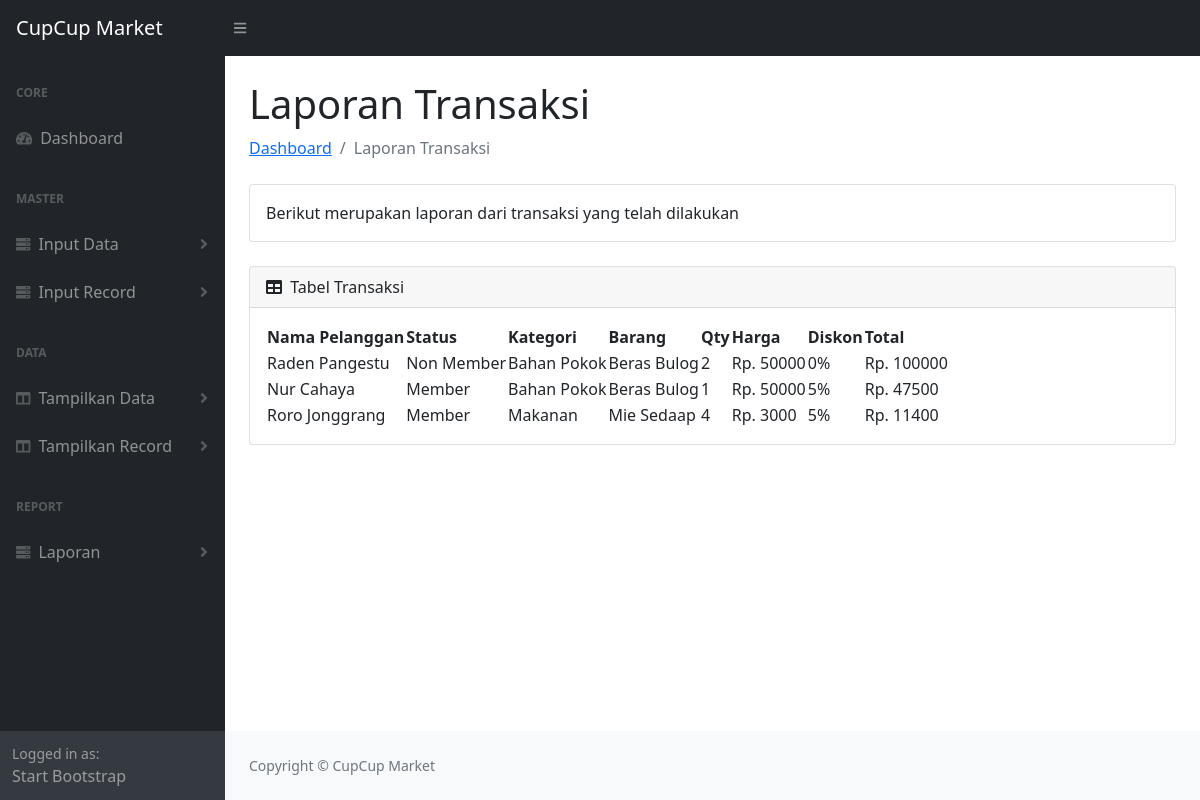
Screenshot of /laporan_transaksi.php with the database file from the repository.
### tables this page shows
CREATE TABLE `tb_transaksi` (
  `id_transaksi` int(11) NOT NULL,
  `nama_transaksi` varchar(100) NOT NULL,
  `tgl_transaksi` date NOT NULL,
  `harga` int(11) NOT NULL,
  `qty` int(11) NOT NULL,
  `id_barang` int(11) NOT NULL,
  `diskon` int(11) NOT NULL,
  `id_pelanggan` int(11) NOT NULL
);

CREATE TABLE `tb_pelanggan` (
  `id_pelanggan` int(11) NOT NULL,
  `nama_pelanggan` char(20) NOT NULL,
  `no_tlp` varchar(14) NOT NULL,
  `status` char(10) NOT NULL
);

CREATE TABLE `tb_kategori` (
  `id_kategori` int(11) NOT NULL,
  `nama_kategori` varchar(100) NOT NULL
);

CREATE TABLE `tb_barang` (
  `id_barang` int(11) NOT NULL,
  `nama_barang` varchar(100) NOT NULL,
  `kategori_id` int(11) NOT NULL,
  `satuan_id` int(11) NOT NULL
);

### laporan_transaksi.php (the view, shortened to what this page needs)
<!DOCTYPE html>
<html lang="en">
    <?php require_once("header.php");
    require_once("connect.php");?>
    <body class="sb-nav-fixed">
        <nav class="sb-topnav navbar navbar-expand navbar-dark bg-dark">
            <a class="navbar-brand ps-3" href="index.php">CupCup Market</a>
            <button class="btn btn-link btn-sm order-1 order-lg-0 me-4 me-lg-0" id="sidebarToggle" href="#!"><i class="fas fa-bars"></i></button>
        </nav>
        <div id="layoutSidenav">
            <?php require_once("sidenav_bar.php");?>
            <div id="layoutSidenav_content">
                <main>
                    <div class="container-fluid px-4">
                        <h1 class="mt-4">Laporan Transaksi</h1>
                        <ol class="breadcrumb mb-4">
                            <li class="breadcrumb-item"><a href="index.php">Dashboard</a></li>
                            <li class="breadcrumb-item active">Laporan Transaksi</li>
                        </ol>
                        <div class="card mb-4">
                            <div class="card-body">
                                Berikut merupakan laporan dari transaksi yang telah dilakukan
                            </div>
                        </div>
                        <div class="card mb-4">
                            <div class="card-header">
                                <i class="fas fa-table me-1"></i>
                                Tabel Transaksi
                            </div>
                            <div class="card-body">
                                <table id="datatablesSimple">
                                    <thead>
                                        <tr>
                                            <th>Nama Pelanggan</th>
                                            <th>Status</th>
                                            <th>Kategori</th>
                                            <th>Barang</th>
                                            <th>Qty</th>
                                            <th>Harga</th>
                                            <th>Diskon</th>
                                            <th>Total</th>
                                        </tr>
                                    </thead>
                                    <tbody>
                                        <?php
                                        $query = mysqli_query($mysqli,"SELECT * FROM tb_transaksi INNER JOIN tb_barang ON tb_transaksi.id_barang = tb_barang.id_barang INNER JOIN tb_pelanggan ON tb_transaksi.id_pelanggan = tb_pelanggan.id_pelanggan INNER JOIN tb_kategori ON tb_barang.kategori_id = tb_kategori.id_kategori ORDER BY nama_kategori");
                                        while ($data = mysqli_fetch_assoc($query)){
                                            ?> <tr>
                                                <td><?php echo($data['nama_pelanggan']);?></td>
                                                <td><?php echo($data['status']);?></td>
                                                <td><?php echo($data['nama_kategori']);?></td>
                                                <td><?php echo($data['nama_barang']);?></td>
                                                <td><?php echo($data['qty']);?></td>
                                                <td>Rp. <?php echo($data['harga']);?></td>
                                                <td><?php echo($data['diskon']);?>%</td>
                                                <?php $jumlah = $data['harga']*$data['qty'];
                                                $total = $jumlah - ($jumlah*$data['diskon'])/100;?>
                                                <td>Rp. <?php echo($total);?></td>
                                            </tr> <?php
                                        } ?>
                                    </tbody>
                                </table>
                            </div>
                        </div>
                    </div>
                </main>
                <footer class="py-4 bg-light mt-auto">
                    <div class="container-fluid px-4">
                        <div class="d-flex align-items-center justify-content-between small">
                            <div class="text-muted">Copyright &copy; CupCup Market</div>
                        </div>
                    </div>
                </footer>
            </div>
        </div>
    </body>
</html>

### header.php (shortened to what this page needs)
<head>
    <link href="css/styles.css" rel="stylesheet" />
</head>
<body>
    <nav class="sb-topnav navbar navbar-expand navbar-dark bg-dark">
        <a class="navbar-brand ps-3" href="index.php">CupCup Market</a>
        <button class="btn btn-link btn-sm order-1 order-lg-0 me-4 me-lg-0" id="sidebarToggle" href="#!"><i class="fas fa-bars"></i></button>
    </nav>

### sidenav_bar.php (shortened to what this page needs)
<div id="layoutSidenav_nav">
                <nav class="sb-sidenav accordion sb-sidenav-dark" id="sidenavAccordion">
                    <div class="sb-sidenav-menu">
                        <div class="nav">
                            <div class="sb-sidenav-menu-heading">Core</div>
                            <a class="nav-link" href="index.php">
                                <div class="sb-nav-link-icon"><i class="fas fa-tachometer-alt"></i></div>
                                Dashboard
                            </a>
                            <div class="sb-sidenav-menu-heading">Master</div>
                            <a class="nav-link collapsed" href="#" data-bs-toggle="collapse" data-bs-target="#collapseLayouts" aria-expanded="false" aria-controls="collapseLayouts">
                                <div class="sb-nav-link-icon"><i class="fas fa-server"></i></div>
                                Input Data
                                <div class="sb-sidenav-collapse-arrow"><i class="fas fa-angle-down"></i></div>
                            </a>
                            <a class="nav-link collapsed" href="#" data-bs-toggle="collapse" data-bs-target="#collapseLayouts2" aria-expanded="false" aria-controls="collapseLayouts">
                                <div class="sb-nav-link-icon"><i class="fas fa-server"></i></div>
                                Input Record
                                <div class="sb-sidenav-collapse-arrow"><i class="fas fa-angle-down"></i></div>
                            </a>
                            <div class="sb-sidenav-menu-heading">Data</div>
                            <a class="nav-link collapsed" href="#" data-bs-toggle="collapse" data-bs-target="#collapseLayouts3" aria-expanded="false" aria-controls="collapseLayouts">
                                <div class="sb-nav-link-icon"><i class="fas fa-columns"></i></div>
                                Tampilkan Data
                                <div class="sb-sidenav-collapse-arrow"><i class="fas fa-angle-down"></i></div>
                            </a>
                            <a class="nav-link collapsed" href="#" data-bs-toggle="collapse" data-bs-target="#collapseLayouts4" aria-expanded="false" aria-controls="collapseLayouts">
                                <div class="sb-nav-link-icon"><i class="fas fa-columns"></i></div>
                                Tampilkan Record
                                <div class="sb-sidenav-collapse-arrow"><i class="fas fa-angle-down"></i></div>
                            </a>
                            <div class="sb-sidenav-menu-heading">Report</div>
                            <a class="nav-link collapsed" href="#" data-bs-toggle="collapse" data-bs-target="#collapseLayouts5" aria-expanded="false" aria-controls="collapseLayouts">
                                <div class="sb-nav-link-icon"><i class="fas fa-server"></i></div>
                                Laporan
                                <div class="sb-sidenav-collapse-arrow"><i class="fas fa-angle-down"></i></div>
                            </a>
                        </div>
                    </div>
                    <div class="sb-sidenav-footer">
                        <div class="small">Logged in as:</div>
                        Start Bootstrap
                    </div>
                </nav>
            </div>

### rows the page displays
tb_transaksi: id_pelanggan.nama_pelanggan "Raden Pangestu", id_pelanggan.status "Non Member", tb_kategori.nama_kategori "Bahan Pokok", id_barang.nama_barang "Beras Bulog", qty "2", harga "50000", diskon "0", total "100000"
tb_transaksi: id_pelanggan.nama_pelanggan "Nur Cahaya", id_pelanggan.status "Member", tb_kategori.nama_kategori "Bahan Pokok", id_barang.nama_barang "Beras Bulog", qty "1", harga "50000", diskon "5", total "47500"
tb_transaksi: id_pelanggan.nama_pelanggan "Roro Jonggrang", id_pelanggan.status "Member", tb_kategori.nama_kategori "Makanan", id_barang.nama_barang "Mie Sedaap", qty "4", harga "3000", diskon "5", total "11400"
